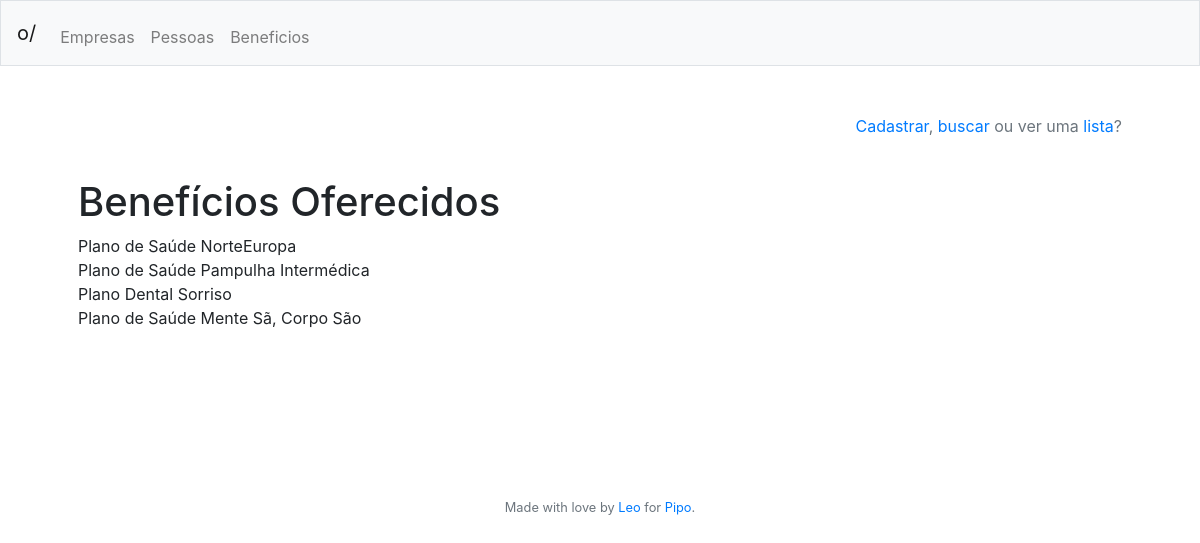
The page /beneficios/lista (signed in) on the database its author committed.
### tables this page shows
CREATE TABLE beneficio
	(id INTEGER NOT NULL PRIMARY KEY AUTOINCREMENT,
	nome VARCHAR(255) NOT NULL,
	timestamp DATETIME DEFAULT CURRENT_TIMESTAMP);

### app.py (the view)
@app.route("/beneficios/lista", methods=['GET'])
@login_required
def beneficioslista():
	return render_template("beneficioslista.html", header = get_header(session),
							lista_beneficios = get_all("beneficio"))

### app.py (called while the page is built)
@app.after_request
def after_request(response):
    response.headers["Cache-Control"] = "no-cache, no-store, must-revalidate"
    response.headers["Expires"] = 0
    response.headers["Pragma"] = "no-cache"
    return response

@app.teardown_request
def remove_session(ex=None):
    db.remove()

def login_required(f):
    @wraps(f)
    def decorated_function(*args, **kwargs):
        if session.get("id_usuario") is None:
            return redirect("/login")
        return f(*args, **kwargs)
    return decorated_function

def get_header(session):
	try:
		header = {"nome": session["nome"],
					"empresa": session["empresa"],
					"admin": get_admin_title(session["admin"]),
					"id_usuario": session["id_usuario"]}
	except:
		header = {"nome": "",
					"empresa": "",
					"admin": "",
					"id_usuario": ""}
	return header

def get_all(table):
	if table.isalpha() is not True:
		return None
	table_all = db.execute("""SELECT * FROM {}""".format(table)).fetchall()
	return table_all

### templates/beneficioslista.html
{% extends "layout.html" %}
{% block main %}
	<p align="right" class="text-muted"><a href="/beneficios/cadastro">Cadastrar</a>, <a href="/beneficios/busca">buscar</a> ou ver uma <a href="/beneficios/lista">lista</a>?</p>
	<br>
	<h1>Benefícios Oferecidos</h1>
	{% if lista_beneficios|length %}
		{% for beneficio in lista_beneficios %}
			{{ beneficio["nome"] }}<br>
		{% endfor %}
	{% else %}
		<p>Nenhum resultado encontrado :(</p>
	{% endif %}
	<br><br>
{% endblock %}

### rows shown on the page
beneficio: nome "Plano de Saúde NorteEuropa"
beneficio: nome "Plano de Saúde Pampulha Intermédica"
beneficio: nome "Plano Dental Sorriso"
beneficio: nome "Plano de Saúde Mente Sã, Corpo São"
